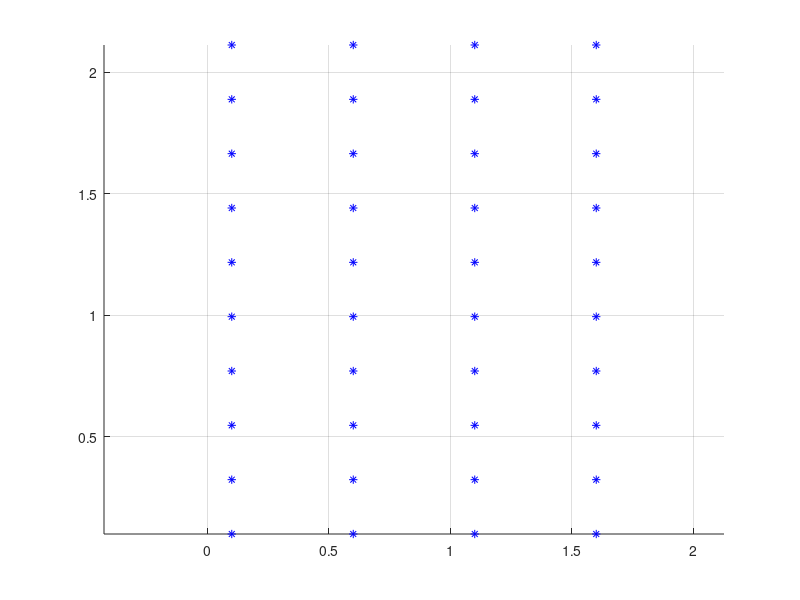

Write the MATLAB code that produced this figure.


close all; 
clear all; 
clc; 


a0=3.615019; 

x=[1,0,0]; 
x=x/dot(x,x)^(1/2); 
y=[0,2,-1]; 
y=y/dot(y,y)^(1/2); 
z=[0,1,2]; 
z=z/dot(z,z)^(1/2); 

%this gives number of unit cells in each direction
len1=2; 
len2=(5)^(1/2)*1; 
len3=(5)^(1/2)*1;

%need to select these so that distances are bigger than simulation
%boundary, so we can be gauranteed to fill up region
s1=ceil(len1*dot(x,[1,0,0]))+1; 
s2=ceil(len2*dot(y,[0,1,0]))+1; 
s3=ceil(len3*dot(z,[0,0,1]))+1; 

%we make cell 5 times bigger than expected, and instead of modding we only 
%keep coordinates which fall within boundaries 

%define lattice vectors for each individual atom at site
%FCC lattice
llen=4; 
vectors=zeros(llen,3); 
vectors(1,:)=[0,0,0];
vectors(2,:)=x+y;
vectors(3,:)=y+z;
vectors(4,:)=x+z;
vectors=vectors*1/2; 

coordinates=zeros(s1*s2*s3*9*llen,3); 
count=1;

for n1=0:1:(s1-1)
    for n2=0:1:(s2-1)
        for n3=0:1:(s3-1)
            for n4=1:1:llen
                pos=n1*x+n2*y+n3*z+vectors(n4,:); 
                coordinates(count,:)=pos(:); 
                count=count+1;
            end
        end
    end
end

for n1=1:1:(s1*s2*s3*llen) %copy each lattice site to 4 
    coordinates(n1+s1*s2*s3*llen,:)=coordinates(n1,:)+s2*y; 
    coordinates(n1+s1*s2*s3*2*llen,:)=coordinates(n1,:)-s2*y; 
    coordinates(n1+s1*s2*s3*3*llen,:)=coordinates(n1,:)+s3*z; 
    coordinates(n1+s1*s2*s3*4*llen,:)=coordinates(n1,:)-s3*z; 
    coordinates(n1+s1*s2*s3*5*llen,:)=coordinates(n1,:)+s2*y-s3*z; 
    coordinates(n1+s1*s2*s3*6*llen,:)=coordinates(n1,:)-s2*y-s3*z; 
    coordinates(n1+s1*s2*s3*7*llen,:)=coordinates(n1,:)+s2*y+s3*z; 
    coordinates(n1+s1*s2*s3*8*llen,:)=coordinates(n1,:)-s2*y+s3*z; 
end

offset=[1,1,1]*0.1;
for n1=1:1:(s1*s2*s3*llen*9)
    coordinates(n1,:)=coordinates(n1,:)+offset(:).'; 
end

%{
figure; 
hold on; 
for n=1:1:(s1*s2*s3*llen*9)
    plot3(coordinates(n,1),coordinates(n,2),coordinates(n,3),'b*'); 
end
grid on; 
axis equal; 
axis on; 
%}

%next we need to go through and mod each distance by the simulation box
%size
keepers=zeros(s1*s2*s3*9*llen,3);
keepcount=0; 
for n1=1:1:(s1*s2*s3*llen*9)
   if(coordinates(n1,1) >= 0 && coordinates(n1,1) <= len1)
       if(coordinates(n1,2) >= 0 && coordinates(n1,2) <= len2)
           if(coordinates(n1,3) >= 0 && coordinates(n1,3) <= len3)
               keepcount=keepcount+1; 
               keepers(keepcount,:)=coordinates(n1,:); 
           end
       end
   end
end

figure; 
hold on; 
for n=1:1:(keepcount)
    plot3(keepers(n,1),keepers(n,2),keepers(n,3),'b*'); 
end
grid on; 
axis equal; 
axis on; 


xhi=len1*a0; 
yhi=len2*a0; 
zhi=len3*a0; 
xlo=0; 
ylo=0; 
zlo=0; 

%create data file

fp=fopen('Cu_lattice.data','w'); 

fprintf(fp,'# Leave this line blank \n'); 
fprintf(fp,' \n'); 
fprintf(fp,'%d atoms \n',keepcount); 
fprintf(fp,' \n'); 
fprintf(fp,'1 atom types \n'); 
fprintf(fp,' \n'); 
fprintf(fp,'%f %f xlo xhi \n',xlo,xhi); 
fprintf(fp,'%f %f ylo yhi \n',ylo,yhi); 
fprintf(fp,'%f %f zlo zhi \n',zlo,zhi); 
fprintf(fp,'0.0 0.0 0.0 xy xz yz \n'); 
fprintf(fp,' \n'); 
fprintf(fp,'Masses \n'); 
fprintf(fp,' \n'); 
fprintf(fp,'1 63.546 \n');  
fprintf(fp,' \n'); 
fprintf(fp,'Atoms \n'); 
fprintf(fp,' \n'); 

for n=1:1:(keepcount)
    fprintf(fp,'%d %d %f %f %f \n ',n,1,keepers(n,1)*a0,keepers(n,2)*a0,keepers(n,3)*a0); 
end
    
fclose(fp); 